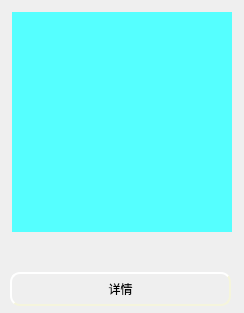
<?xml version="1.0" encoding="UTF-8"?>
<ui version="4.0">
 <class>TableItem</class>
 <widget class="QWidget" name="TableItem">
  <property name="geometry">
   <rect>
    <x>0</x>
    <y>0</y>
    <width>244</width>
    <height>313</height>
   </rect>
  </property>
  <property name="windowTitle">
   <string>Form</string>
  </property>
  <widget class="QLabel" name="lb_head">
   <property name="geometry">
    <rect>
     <x>12</x>
     <y>12</y>
     <width>220</width>
     <height>220</height>
    </rect>
   </property>
   <property name="sizePolicy">
    <sizepolicy hsizetype="Expanding" vsizetype="Expanding">
     <horstretch>0</horstretch>
     <verstretch>0</verstretch>
    </sizepolicy>
   </property>
   <property name="styleSheet">
    <string notr="true">background-color: rgb(85, 255, 255);</string>
   </property>
   <property name="text">
    <string/>
   </property>
  </widget>
  <widget class="QWidget" name="layoutWidget">
   <property name="geometry">
    <rect>
     <x>10</x>
     <y>231</y>
     <width>221</width>
     <height>75</height>
    </rect>
   </property>
   <layout class="QGridLayout" name="gridLayout">
    <item row="0" column="0">
     <widget class="QLabel" name="lb_name">
      <property name="sizePolicy">
       <sizepolicy hsizetype="Preferred" vsizetype="Expanding">
        <horstretch>0</horstretch>
        <verstretch>0</verstretch>
       </sizepolicy>
      </property>
      <property name="font">
       <font>
        <family>微软雅黑</family>
        <pointsize>12</pointsize>
       </font>
      </property>
      <property name="text">
       <string/>
      </property>
     </widget>
    </item>
    <item row="1" column="0">
     <widget class="QPushButton" name="pb_info">
      <property name="font">
       <font>
        <family>微软雅黑</family>
        <pointsize>9</pointsize>
       </font>
      </property>
      <property name="styleSheet">
       <string notr="true">QPushButton{
	background-image: url(:/ico/pb1.jpg);
    border-style: outset;
    border-width: 2px;
    border-radius: 10px;
    border-color: beige;
    min-width: 5em;
    padding: 6px;
}
QPushButton:hover
{
	
	background-image: url(:/ico/pb.jpg);
    border-style: inset;
}

QPushButton:pressed{
	
	background-image: url(:/ico/pb2.jpg);
    border-style: inset;
}


</string>
      </property>
      <property name="text">
       <string>详情</string>
      </property>
     </widget>
    </item>
   </layout>
  </widget>
 </widget>
 <resources/>
 <connections/>
</ui>
